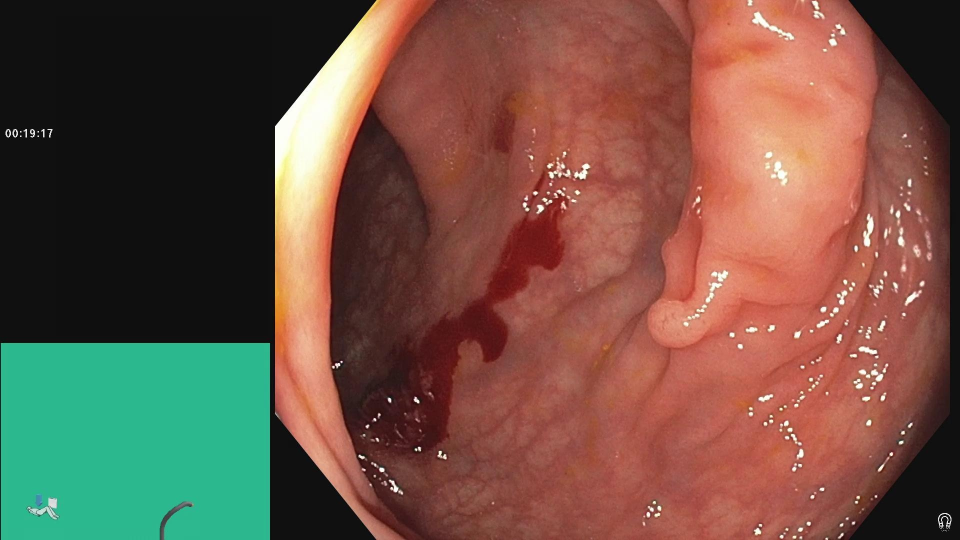
#> input picture PolypGen/old/prediction/images/21_endocv2021_positive_939.jpg, 1920 x 1080 px, found by its file name (shown at 1/2 size); its folder holds only this picture in this run
$ jupyter execute --allow-errors testing.ipynb
#> lines starting #> are read from the running program, lines starting #| are printed output that depends on the picture
# 1

[cell 1]
import os
root_dir="./PolypGen"

[cell 2]
train_images = os.listdir(os.path.join(root_dir, "train/images"))
train_images[0]#.split(".")

[cell 3]
train_images = [os.path.join(root_dir, "train/images", img) for img in train_images]
train_images[0]

[cell 4]
train_masks = []
for img in train_images:
    base = img.split(".")[0]
    train_masks.append(base + "_mask.jpg")

[cell 5]
train_images = [os.path.join(root_dir, "train/images", img) for img in train_images]
train_images

#> (a cell that did not finish here is left out)

[cell 7]
train_masks = [os.path.join(root_dir, "train/masks", mask) for mask in train_masks]
train_masks

#> (a cell that did not finish here is left out)

# 2

[cell 9]
import cv2, os
import matplotlib.pyplot as plt

[cell 10]
root_dir = "./PolypGen"
train_images = os.listdir(os.path.join(root_dir, "train/images"))
#> (the rest of this cell did not finish here and is left out)

[cell 11]
plt.figure(figsize=(15, 8))
for idx, img_path in enumerate(train_images[:5]):
    image = cv2.imread(img_path)
#> image is the input picture: shape (1080, 1920, 3); mean B, G, R 68.2, 82.3, 113
    image = cv2.cvtColor(image, cv2.COLOR_BGR2RGB)
    plt.subplot(1, 5, idx + 1)
    plt.imshow(image)
    plt.title(os.path.basename(img_path))
    plt.axis('off')
plt.tight_layout()
plt.show()

[cell 12]
plt.figure(figsize=(15, 8))
for idx, img_path in enumerate(train_images[:5]):
    image = cv2.imread(img_path)
    image = cv2.cvtColor(image, cv2.COLOR_BGR2RGB)
    image = cv2.resize(image, (512, 512), interpolation=cv2.INTER_LANCZOS4)
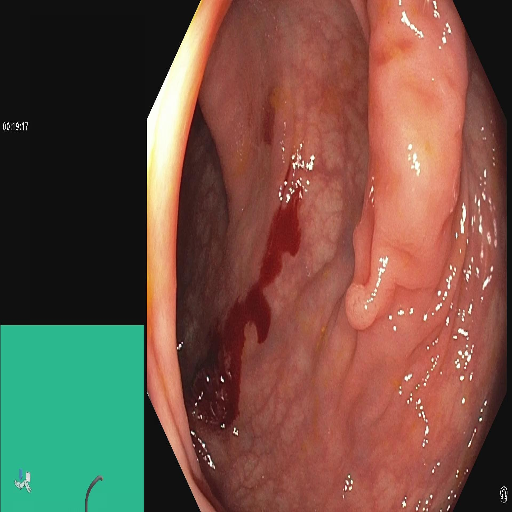
#> image: shape (512, 512, 3); mean R, G, B 112.9, 82.3, 68.2
    plt.subplot(1, 5, idx + 1)
    plt.imshow(image)
    plt.title(os.path.basename(img_path))
    plt.axis('off')
plt.tight_layout()
plt.show()

[cell 13]
plt.figure(figsize=(15, 8))
#> (the rest of this cell did not finish here and is left out)

[cell 14]
plt.figure(figsize=(15, 8))
#> (the rest of this cell did not finish here and is left out)

[cell 15]
unique_train_image_shapes = dict()
for img in train_images:
    image = cv2.imread(img)
    if image.shape not in unique_train_image_shapes:
        unique_train_image_shapes[image.shape] = 1
    else:
        unique_train_image_shapes[image.shape] += 1

[cell 16]
unique_train_image_shapes

[cell 17]
root_dir = "./PolypGen"
val_images = os.listdir(os.path.join(root_dir, "validation/images"))
#> (the rest of this cell did not finish here and is left out)

#> (a cell that did not finish here is left out)

[cell 19]
root_dir = "./PolypGen"
test_images = os.listdir(os.path.join(root_dir, "test/images"))
#> (the rest of this cell did not finish here and is left out)

#> (a cell that did not finish here is left out)

[cell 21]
import numpy as np
np.random.seed(42)  # For reproducibility

images_path = "./PolypGen/train/images"
masks_path = "./PolypGen/train/masks"

images_path = sorted(os.listdir(images_path))
print(images_path[:5])

#> (the rest of this cell did not finish here and is left out)

#> (a cell that did not finish here is left out)

[cell 23]
import shutil

val_images_dir = os.path.join(root_dir, "val/images")
os.makedirs(val_images_dir, exist_ok=True)

for img_path in val_images:
    dest_path = os.path.join(val_images_dir, os.path.basename(img_path))
    shutil.move(img_path, dest_path)

[cell 24]
val_masks_dir = os.path.join(root_dir, "val/masks")
os.makedirs(val_masks_dir, exist_ok=True)

#> (the rest of this cell did not finish here and is left out)

[cell 25]
import json, os
with open(os.path.join("PolypGen/train_pairs.json"), "r") as f:
#> (reads PolypGen/train_pairs.json from the repository)
    train_pairs = json.load(f)
# data

[cell 26]
for i in range(len(train_pairs)):
    if train_pairs[i][0].split("\\")[-1].split('.')[0] + "_mask" != train_pairs[i][1].split("\\")[-1].split('.')[0]:
        raise ValueError(f"Image and mask names do not match: {train_pairs[i][0]} vs {train_pairs[i][1]}")

[cell 27]
with open(os.path.join("PolypGen/val_pairs.json"), "r") as f:
#> (reads PolypGen/val_pairs.json from the repository)
    val_pairs = json.load(f)
for i in range(len(val_pairs)):
    if val_pairs[i][0].split("\\")[-1].split('.')[0] + "_mask" != val_pairs[i][1].split("\\")[-1].split('.')[0]:
            raise ValueError(f"Image and mask names do not match: {val_pairs[i][0]} vs {val_pairs[i][1]}")

[cell 28]
with open(os.path.join("PolypGen/test_pairs.json"), "r") as f:
#> (reads PolypGen/test_pairs.json from the repository)
    test_pairs = json.load(f)
for i in range(len(test_pairs)):
    if test_pairs[i][0].split("\\")[-1].split('.')[0] + "_mask" != test_pairs[i][1].split("\\")[-1].split('.')[0]:
            raise ValueError(f"Image and mask names do not match: {test_pairs[i][0]} vs {test_pairs[i][1]}")
